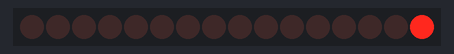
Recording of a sketch running on a simulated Arduino Uno, built with avr-gcc and run on an emulated ATmega328P. On the bench: 16 shift-register outputs drawn as a row of LEDs (first output left, lit = HIGH). Wiring (inferred from the names in the program): 2 × shift register (74HC595): data pin 12; shift clock pin 10; latch pin 11. Wiring (inferred from the signals the program sends): row of LEDs: on Q0, Q1, Q2, Q3, Q4, Q5, Q6, Q7, Q8, Q9, Q10, Q11, Q12, Q13, Q14, Q15.

Above: at 0.07 s.
At 2.4 s:
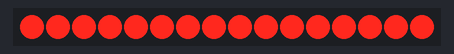
At 3.75 s:
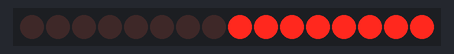
At 5.1 s:
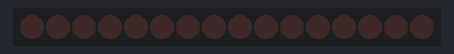
At 6.45 s:
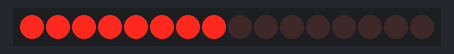
At 13.14 s:
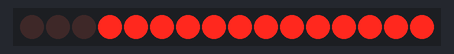
Timing chart, 0 to 13.4 s (numbered marks = the images above):
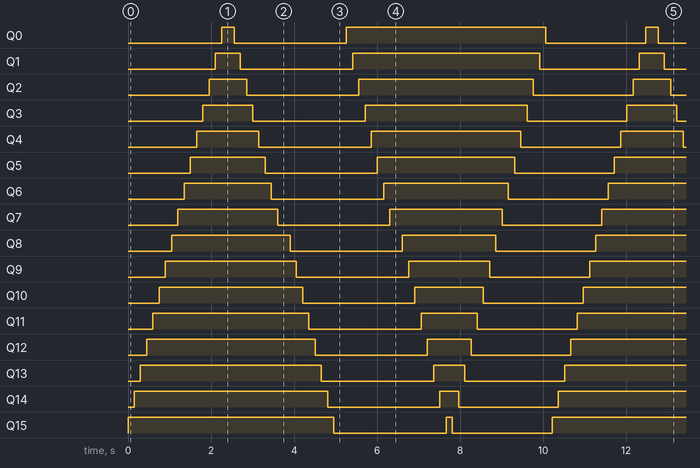

The sketch:

thuchanh16led.ino
```cpp
int latchPin = 11;
int clockPin = 10;
int dataPin = 12;
const int HC595_COUNT = 2;
byte ledStatus[HC595_COUNT]= {0};
void setup() {
  pinMode(latchPin, OUTPUT);
  pinMode(clockPin, OUTPUT);
  pinMode(dataPin, OUTPUT);
}
void fillValueToArray(byte value) {
  for (int i = 0;i < HC595_COUNT; i += 1) {
    ledStatus[i] = value;
  }
}
void shiftOutHC595(int dataPin, int clockPin, byte ledStatus[]) {
  digitalWrite(latchPin, LOW);

  for (int i = 0; i < HC595_COUNT; i++) {
    shiftOut(dataPin,clockPin,LSBFIRST,ledStatus[i]);  // Chúng ta dùng LSBFIRST thay cho MSBFIRST là có lý do của nó, cái này tôi không biết trình như thế nào để bạn hiểu rõ nhất
    // Tốt nhất bạn hãy thay LSBFIRST thành MSBFIRST để rõ ràng những gì tôi muốn nói.
  }

  digitalWrite(latchPin, HIGH);
}
void loop() {
  //Sáng tuần tự phải qua trái


   fillValueToArray(0);
  for (int i = 0; i < HC595_COUNT; i++) {
    for (byte j = 0;j<8;j ++) {
      ledStatus[i] |= 1 << j;
      shiftOutHC595(dataPin,clockPin,ledStatus);
      delay(150);
    }
  }
    for (int i = HC595_COUNT - 1; i >= 0; i--) {
    for (int j = 8;j >= 0;j --) {
      ledStatus[i] &= ~(1 << j);
      shiftOutHC595(dataPin,clockPin,ledStatus);
      delay(150);
    }
  }
  //Sáng tuần tự trái qua phải
  fillValueToArray(0);
   for (int i = HC595_COUNT - 1; i >= 0; i--) {
    for (int j = 8;j >= 0;j --) {
      ledStatus[i] |= 1 << j;
      shiftOutHC595(dataPin,clockPin,ledStatus);
      delay(150);
    }
  }
  for (int i = 0; i < HC595_COUNT; i++) {
    for (byte j = 0;j<8;j ++) {
      ledStatus[i] &= ~(1 << j);
      shiftOutHC595(dataPin,clockPin,ledStatus);
      delay(150);
    }
  }


}
```

Measured:
- by itself, Q0: repeats every 10.2 s: LOW 2.7 s, HIGH 4.8 s, LOW 2.4 s, HIGH 0.30 s
- by itself, Q1: repeats every 10.2 s: LOW 2.7 s, HIGH 4.5 s, LOW 2.4 s, HIGH 0.60 s
- by itself, Q2: repeats every 10.2 s: LOW 2.7 s, HIGH 4.2 s, LOW 2.4 s, HIGH 0.90 s
- by itself, Q3: repeats every 10.2 s: LOW 2.7 s, HIGH 3.9 s, LOW 2.4 s, HIGH 1.2 s
- by itself, Q4: repeats every 10.2 s: LOW 2.7 s, HIGH 3.6 s, LOW 2.4 s, HIGH 1.5 s
- by itself, Q5: repeats every 10.2 s: LOW 2.7 s, HIGH 3.3 s, LOW 2.4 s, HIGH 1.8 s
- by itself, Q6: repeats every 10.2 s: LOW 2.7 s, HIGH 3.0 s, LOW 2.4 s, HIGH 2.1 s
- by itself, Q7: alternates HIGH for 2.6 s and LOW for 2.7 s
